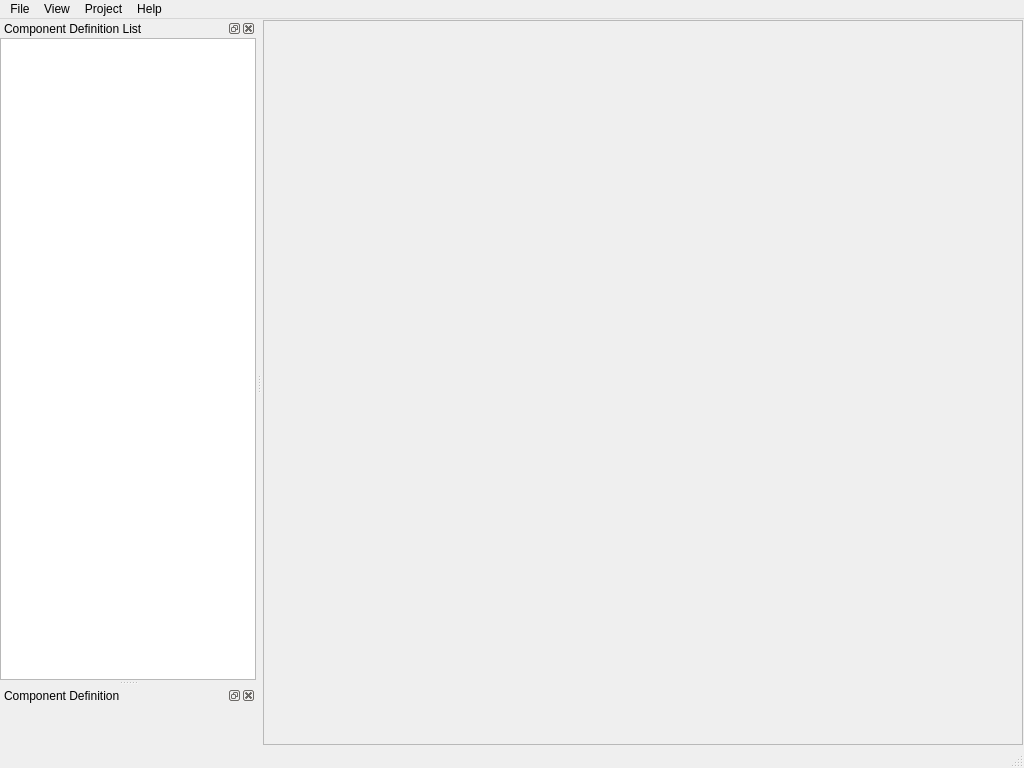
<?xml version="1.0" encoding="UTF-8"?>
<ui version="4.0">
 <class>FlowSystemDesigner</class>
 <widget class="QMainWindow" name="FlowSystemDesigner">
  <property name="geometry">
   <rect>
    <x>0</x>
    <y>0</y>
    <width>1024</width>
    <height>768</height>
   </rect>
  </property>
  <property name="windowTitle">
   <string>Flow System Designer</string>
  </property>
  <widget class="QWidget" name="flowSystemDesignerContents">
   <layout class="QGridLayout" name="gridLayout">
    <property name="margin">
     <number>1</number>
    </property>
    <item row="0" column="0">
     <widget class="QScrollArea" name="systemDesignerArea">
      <property name="widgetResizable">
       <bool>true</bool>
      </property>
      <widget class="QWidget" name="systemDesignerAreaContents">
       <property name="geometry">
        <rect>
         <x>0</x>
         <y>0</y>
         <width>758</width>
         <height>723</height>
        </rect>
       </property>
      </widget>
     </widget>
    </item>
   </layout>
  </widget>
  <widget class="QMenuBar" name="menubar">
   <property name="geometry">
    <rect>
     <x>0</x>
     <y>0</y>
     <width>1024</width>
     <height>21</height>
    </rect>
   </property>
   <widget class="QMenu" name="menuFile">
    <property name="title">
     <string>File</string>
    </property>
    <addaction name="actionFileNew"/>
    <addaction name="actionFileOpen"/>
    <addaction name="separator"/>
    <addaction name="actionFileSave"/>
    <addaction name="actionFileSaveAs"/>
    <addaction name="separator"/>
    <addaction name="actionFileExit"/>
   </widget>
   <widget class="QMenu" name="menuView">
    <property name="title">
     <string>View</string>
    </property>
    <addaction name="actionViewComponentDefinitionList"/>
    <addaction name="actionViewComponentActiveDefinition"/>
   </widget>
   <widget class="QMenu" name="menuHelp">
    <property name="title">
     <string>Help</string>
    </property>
    <addaction name="actionHelpAbout"/>
   </widget>
   <widget class="QMenu" name="menuProject">
    <property name="title">
     <string>Project</string>
    </property>
    <addaction name="actionProjectAddComponentDefinition"/>
   </widget>
   <addaction name="menuFile"/>
   <addaction name="menuView"/>
   <addaction name="menuProject"/>
   <addaction name="menuHelp"/>
  </widget>
  <widget class="QStatusBar" name="statusbar"/>
  <widget class="QDockWidget" name="componentDefinitionListDock">
   <property name="windowTitle">
    <string>Component Definition List</string>
   </property>
   <attribute name="dockWidgetArea">
    <number>1</number>
   </attribute>
   <widget class="QWidget" name="componentDefinitionListDockContents">
    <layout class="QGridLayout" name="gridLayout_3">
     <property name="margin">
      <number>0</number>
     </property>
     <item row="0" column="1">
      <widget class="QListWidget" name="componentDefinitionList"/>
     </item>
    </layout>
   </widget>
  </widget>
  <widget class="QDockWidget" name="componentActiveDefinitionDock">
   <property name="windowTitle">
    <string>Component Definition</string>
   </property>
   <attribute name="dockWidgetArea">
    <number>1</number>
   </attribute>
   <widget class="QWidget" name="componentActiveDefinitionDockContents">
    <layout class="QGridLayout" name="gridLayout_4">
     <property name="margin">
      <number>0</number>
     </property>
     <item row="0" column="0">
      <widget class="FlowComponentDefinitionEditor" name="flowComponentDefinitionEditor"/>
     </item>
    </layout>
   </widget>
  </widget>
  <action name="actionFileOpen">
   <property name="text">
    <string>Open...</string>
   </property>
   <property name="shortcut">
    <string>Ctrl+O</string>
   </property>
  </action>
  <action name="actionFileSave">
   <property name="text">
    <string>Save</string>
   </property>
   <property name="shortcut">
    <string>Ctrl+S</string>
   </property>
  </action>
  <action name="actionFileSaveAs">
   <property name="text">
    <string>Save As</string>
   </property>
  </action>
  <action name="actionFileExit">
   <property name="text">
    <string>Exit</string>
   </property>
  </action>
  <action name="actionHelpAbout">
   <property name="text">
    <string>About</string>
   </property>
  </action>
  <action name="actionViewComponentDefinitionList">
   <property name="checkable">
    <bool>true</bool>
   </property>
   <property name="text">
    <string>Component Definition List</string>
   </property>
  </action>
  <action name="actionViewComponentActiveDefinition">
   <property name="checkable">
    <bool>true</bool>
   </property>
   <property name="text">
    <string>Component Definition</string>
   </property>
  </action>
  <action name="actionFileNew">
   <property name="text">
    <string>New</string>
   </property>
   <property name="shortcut">
    <string>Ctrl+N</string>
   </property>
  </action>
  <action name="actionProjectAddComponentDefinition">
   <property name="text">
    <string>Add Component Definition...</string>
   </property>
  </action>
 </widget>
 <customwidgets>
  <customwidget>
   <class>FlowComponentDefinitionEditor</class>
   <extends>QWidget</extends>
   <header>FlowComponentDefinitionEditor</header>
  </customwidget>
 </customwidgets>
 <tabstops>
  <tabstop>systemDesignerArea</tabstop>
 </tabstops>
 <resources/>
 <connections>
  <connection>
   <sender>actionFileExit</sender>
   <signal>triggered()</signal>
   <receiver>FlowSystemDesigner</receiver>
   <slot>close()</slot>
   <hints>
    <hint type="sourcelabel">
     <x>-1</x>
     <y>-1</y>
    </hint>
    <hint type="destinationlabel">
     <x>319</x>
     <y>239</y>
    </hint>
   </hints>
  </connection>
  <connection>
   <sender>actionHelpAbout</sender>
   <signal>triggered()</signal>
   <receiver>FlowSystemDesigner</receiver>
   <slot>helpAbout()</slot>
   <hints>
    <hint type="sourcelabel">
     <x>-1</x>
     <y>-1</y>
    </hint>
    <hint type="destinationlabel">
     <x>511</x>
     <y>383</y>
    </hint>
   </hints>
  </connection>
  <connection>
   <sender>actionFileNew</sender>
   <signal>triggered()</signal>
   <receiver>FlowSystemDesigner</receiver>
   <slot>newProject()</slot>
   <hints>
    <hint type="sourcelabel">
     <x>-1</x>
     <y>-1</y>
    </hint>
    <hint type="destinationlabel">
     <x>511</x>
     <y>383</y>
    </hint>
   </hints>
  </connection>
  <connection>
   <sender>actionFileOpen</sender>
   <signal>triggered()</signal>
   <receiver>FlowSystemDesigner</receiver>
   <slot>openProject()</slot>
   <hints>
    <hint type="sourcelabel">
     <x>-1</x>
     <y>-1</y>
    </hint>
    <hint type="destinationlabel">
     <x>511</x>
     <y>383</y>
    </hint>
   </hints>
  </connection>
  <connection>
   <sender>actionFileSave</sender>
   <signal>triggered()</signal>
   <receiver>FlowSystemDesigner</receiver>
   <slot>saveProject()</slot>
   <hints>
    <hint type="sourcelabel">
     <x>-1</x>
     <y>-1</y>
    </hint>
    <hint type="destinationlabel">
     <x>511</x>
     <y>383</y>
    </hint>
   </hints>
  </connection>
  <connection>
   <sender>actionFileSaveAs</sender>
   <signal>triggered()</signal>
   <receiver>FlowSystemDesigner</receiver>
   <slot>saveProjectAs()</slot>
   <hints>
    <hint type="sourcelabel">
     <x>-1</x>
     <y>-1</y>
    </hint>
    <hint type="destinationlabel">
     <x>511</x>
     <y>383</y>
    </hint>
   </hints>
  </connection>
  <connection>
   <sender>actionViewComponentDefinitionList</sender>
   <signal>toggled(bool)</signal>
   <receiver>componentDefinitionListDock</receiver>
   <slot>setVisible(bool)</slot>
   <hints>
    <hint type="sourcelabel">
     <x>-1</x>
     <y>-1</y>
    </hint>
    <hint type="destinationlabel">
     <x>128</x>
     <y>165</y>
    </hint>
   </hints>
  </connection>
  <connection>
   <sender>actionViewComponentActiveDefinition</sender>
   <signal>toggled(bool)</signal>
   <receiver>componentActiveDefinitionDock</receiver>
   <slot>setVisible(bool)</slot>
   <hints>
    <hint type="sourcelabel">
     <x>-1</x>
     <y>-1</y>
    </hint>
    <hint type="destinationlabel">
     <x>127</x>
     <y>532</y>
    </hint>
   </hints>
  </connection>
  <connection>
   <sender>componentDefinitionListDock</sender>
   <signal>visibilityChanged(bool)</signal>
   <receiver>actionViewComponentDefinitionList</receiver>
   <slot>setChecked(bool)</slot>
   <hints>
    <hint type="sourcelabel">
     <x>127</x>
     <y>167</y>
    </hint>
    <hint type="destinationlabel">
     <x>-1</x>
     <y>-1</y>
    </hint>
   </hints>
  </connection>
  <connection>
   <sender>componentActiveDefinitionDock</sender>
   <signal>visibilityChanged(bool)</signal>
   <receiver>actionViewComponentActiveDefinition</receiver>
   <slot>setChecked(bool)</slot>
   <hints>
    <hint type="sourcelabel">
     <x>127</x>
     <y>532</y>
    </hint>
    <hint type="destinationlabel">
     <x>-1</x>
     <y>-1</y>
    </hint>
   </hints>
  </connection>
  <connection>
   <sender>actionProjectAddComponentDefinition</sender>
   <signal>triggered()</signal>
   <receiver>FlowSystemDesigner</receiver>
   <slot>addComponentDefinition()</slot>
   <hints>
    <hint type="sourcelabel">
     <x>-1</x>
     <y>-1</y>
    </hint>
    <hint type="destinationlabel">
     <x>511</x>
     <y>383</y>
    </hint>
   </hints>
  </connection>
  <connection>
   <sender>componentDefinitionList</sender>
   <signal>currentTextChanged(QString)</signal>
   <receiver>FlowSystemDesigner</receiver>
   <slot>showComponentDefinition(QString)</slot>
   <hints>
    <hint type="sourcelabel">
     <x>128</x>
     <y>176</y>
    </hint>
    <hint type="destinationlabel">
     <x>511</x>
     <y>383</y>
    </hint>
   </hints>
  </connection>
 </connections>
 <slots>
  <slot>newProject()</slot>
  <slot>openProject()</slot>
  <slot>saveProject()</slot>
  <slot>saveProjectAs()</slot>
  <slot>helpAbout()</slot>
  <slot>addComponentDefinition()</slot>
  <slot>showComponentDefinition(QString)</slot>
 </slots>
</ui>
